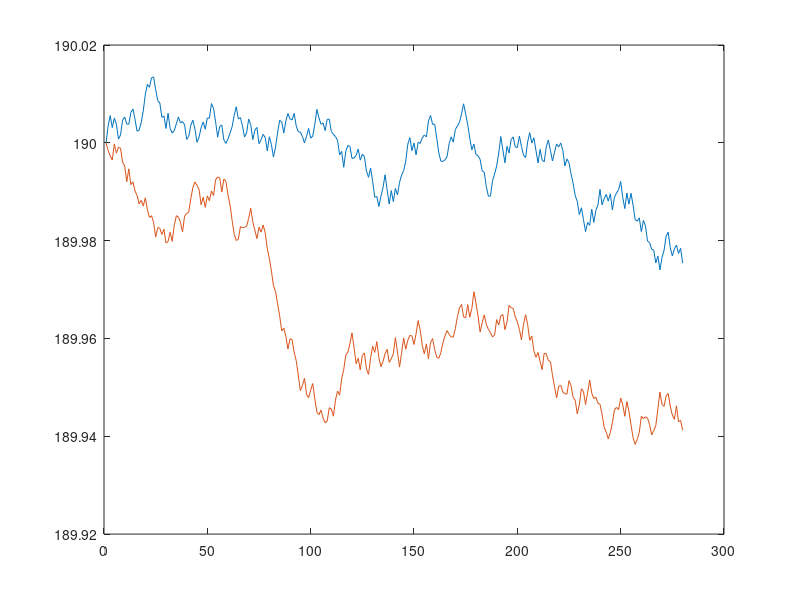

The MATLAB script that drew this image:
x = 1:280;
y = 1:280;
y(1)=190;
z = 1:280;
z(1)=190;
for i=2:280
    y(i) = y(i-1) + 0.0001111 * rand(1) + (2 * rand(1)-1) * 0.95 / 280;
    z(i) = z(i-1) + 0.0001111 * rand(1) + (2 * rand(1)-1) * 0.95 / 280;
end;
plot(x,y);hold on;
plot(x,z);
